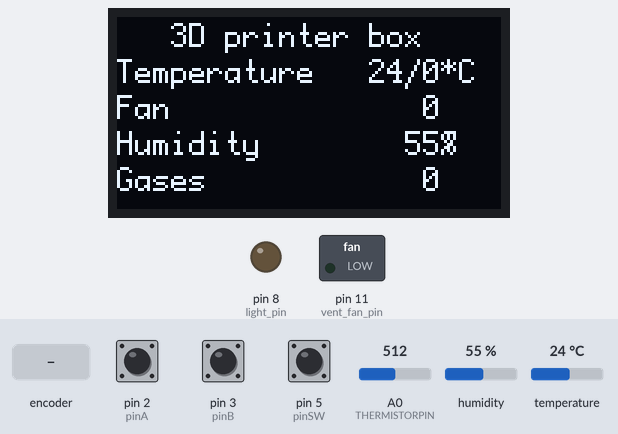
Bench run of a sketch on a simulated Arduino Uno, built with avr-gcc and run on an emulated ATmega328P. On the bench: 128×64 one-colour display, switched loads named in the sketch (green lamp = pin HIGH), output pins drawn as LEDs (lit = HIGH). Inputs (shaded band) come from the test bench; at power-on: pin 5 (pinSW) HIGH, pin 2 (pinA) HIGH, pin 3 (pinB) HIGH, A0 (THERMISTORPIN) = 512, humidity 55 %, temperature 24 °C. EEPROM starts erased; what the sketch prints to the serial monitor is not drawn.

Above: at 1.2 s.
1.3 s: pin 5 (pinSW) pulled LOW for 1 s
At 3.7 s:
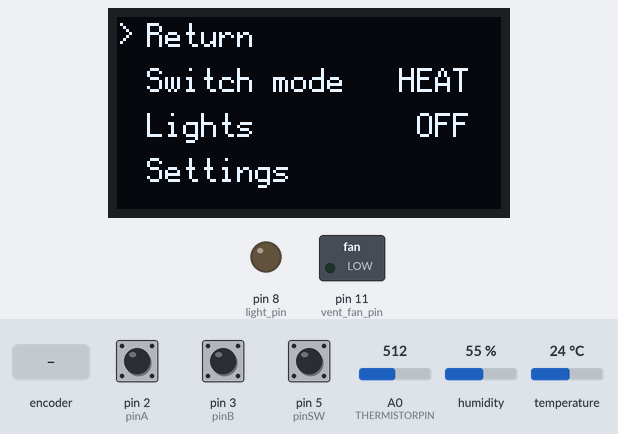
4.2 s: rotary encoder on pin 2 (pinA) / pin 3 (pinB) turned 1 step (first pin leading)
At 6.0 s:
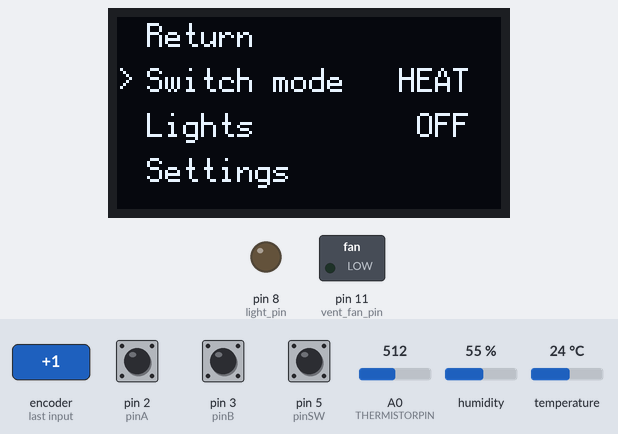
6.7 s: pin 5 (pinSW) pulled LOW for 3.2 s
At 9.6 s:
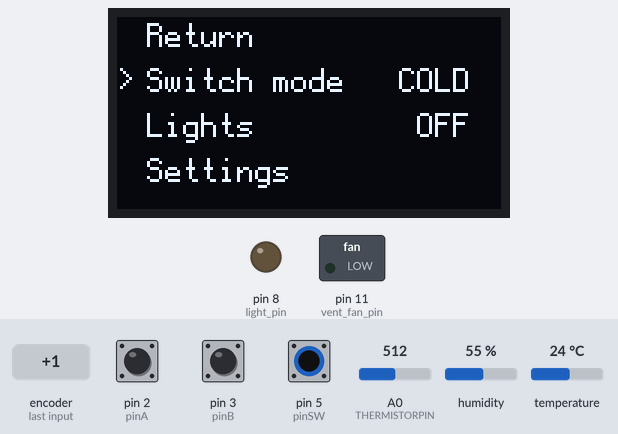
12.0 s: rotary encoder on pin 2 (pinA) / pin 3 (pinB) turned 1 step (first pin leading)
At 13.7 s:
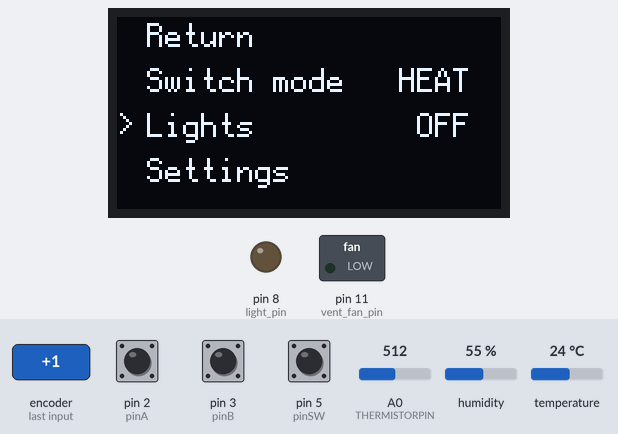
14.4 s: pin 5 (pinSW) pulled LOW for 3.2 s
At 18.7 s:
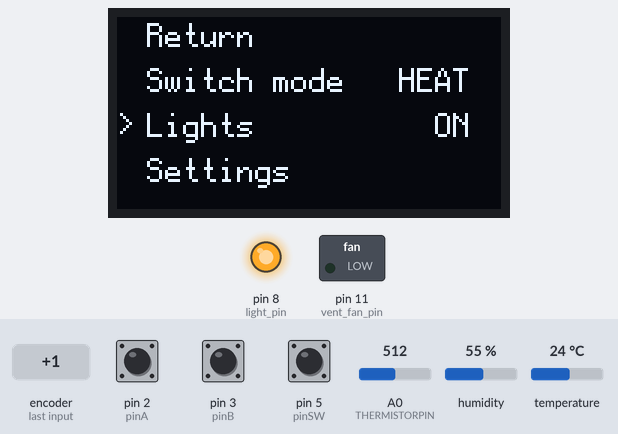
19.1 s: pin 5 (pinSW) pulled LOW for 0.15 s
At 19.6 s:
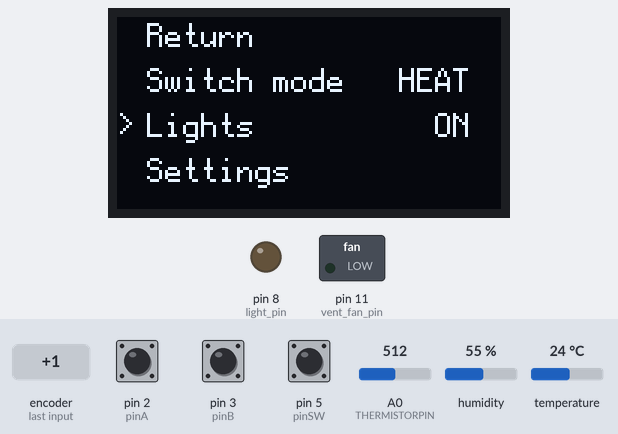
Timing chart, 0 to 22.1 s (numbered marks = the images above; inputs shaded):
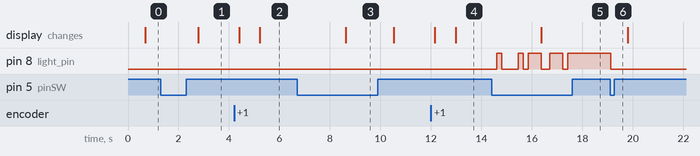

Measured:
- after the input at 1.3 s, the display: changes after 1.5 s (image 1)
- after the input at 4.2 s, the display: first changes after 0.21 s (image 2 shows a later state)
- after the input at 6.7 s, the display: changes after 1.9 s (image 3)
- after the input at 12.0 s, the display: first changes after 0.16 s (image 4 shows a later state)
- after the input at 14.4 s, pin 8 (light_pin): LOW → HIGH after 0.20 s, → LOW 0.20 s later, → HIGH 0.66 s later, → LOW 0.20 s later, … (9 changes in this stretch); the display: changes after 2.0 s (image 5)
- after the input at 19.1 s, pin 8 (light_pin): HIGH → LOW at once

The sketch:

oibox.ino
```cpp
#include <EEPROM.h>
int menu;
int menu_pos;
int pos;
int max_temp =  -1;
int fan_speed;
int target_temp;
bool light = false;
int light_pin = 8;
int vent_fan_pin = 11;
int last_temp_reading;
long int display_last_update;
float temp_term;
int temp_HTU;
int hum_HTU;
int mode = 0;
String modes[2] = {"HEAT", "COLD"};
int lights_state = 0;
String lights[2] = {"OFF", "ON"};
String get_menu_line(String input_word, int * input_number, String mark);
String get_menu_temp(String input_word, int * input_number, int * input_number2);
String get_mode();
String get_line_str(String input_word, String * state);
String menu_item_list[3][6] = {{"5","   3D printer box", get_menu_temp("Temperature",&temp_HTU, &target_temp), get_menu_line("Fan",&fan_speed, " "), get_menu_line("humidity" ,&hum_HTU, "%"), get_menu_line("Gases",123, " ")},
  {"4","Return", get_mode(), get_line_str("Lights", &lights[lights_state]) ,"Settings"},
  {"3","Return", get_menu_line("Max temp",&max_temp, " ") , "Save"}
  };


void setup(void) {
  Serial.begin(115200);
  encoder_prepare();
  menu = 0;
  pos = 0;
  pinMode(light_pin, OUTPUT);
  pinMode(vent_fan_pin, OUTPUT);
  //thermistor
  analogReference(EXTERNAL);

//temp and hum sensor
init_HTUsensor();
last_temp_reading = -2000;
display_last_update = -250;
EEPROM.get(0,max_temp);
if(max_temp == -1){
  Serial.println("saving eeprom default");
  EEPROM.put(0, 40);
  max_temp=40;
}
}

void loop(void) {
  if((millis() - last_temp_reading )> 1000){
  read_term();
  read_htu();
  last_temp_reading = millis();
  keep_target();
  }
  if ((millis()-display_last_update) > 500) {
    display_update();
    display_last_update = millis();
  }
  read_encoder();
}
```

PID.ino
```cpp
//term
// which analog pin to connect
#define THERMISTORPIN A0
// resistance at 25 degrees C
#define THERMISTORNOMINAL 100000
// temp. for nominal resistance (almost always 25 C)
#define TEMPERATURENOMINAL 25
// how many samples to take and average, more takes longer
// but is more 'smooth'
#define NUMSAMPLES 10
// The beta coefficient of the thermistor (usually 3000-4000)
#define BCOEFFICIENT 3950
// the value of the 'other' resistor
#define SERIESRESISTOR 1000

uint16_t samples[NUMSAMPLES];


void read_term(){
  uint8_t i;
  float average;

  // take N samples in a row, with a slight delay
  for (i=0; i< NUMSAMPLES; i++) {
   samples[i] = analogRead(THERMISTORPIN);
   delay(10);
  }

  // average all the samples out
  average = 0;
  for (i=0; i< NUMSAMPLES; i++) {
     average += samples[i];
  }
  average /= NUMSAMPLES;

  //Serial.print("Average analog reading ");
  //Serial.println(average);

  // convert the value to resistance
  average = 1023 / average - 1;
  average = SERIESRESISTOR / average;
  //Serial.print("Thermistor resistance ");
  //Serial.println(average);

  temp_term = average / THERMISTORNOMINAL;     // (R/Ro)
  temp_term = log(temp_term);                  // ln(R/Ro)
  temp_term /= BCOEFFICIENT;                   // 1/B * ln(R/Ro)
  temp_term += 1.0 / (TEMPERATURENOMINAL + 273.15); // + (1/To)
  temp_term = 1.0 / temp_term;                 // Invert
  temp_term -= 273.15;                         // convert to C

  //Serial.print("Temperature ");
  //Serial.print(int(temp_term));
  //Serial.println(" *C");
}
void keep_target(){
  if(mode == 1){
    digitalWrite(vent_fan_pin, HIGH);

  }
  else{
    digitalWrite(vent_fan_pin, LOW);

}
}
```

encoder.ino
```cpp
static int pinA = 2; // Our first hardware interrupt pin is digital pin 2
static int pinB = 3; // Our second hardware interrupt pin is digital pin 3
volatile byte aFlag = 0; // let's us know when we're expecting a rising edge on pinA to signal that the encoder has arrived at a detent
volatile byte bFlag = 0; // let's us know when we're expecting a rising edge on pinB to signal that the encoder has arrived at a detent (opposite direction to when aFlag is set)
volatile byte oldEncPos = 0; //stores the last encoder position value so we can compare to the current reading and see if it has changed (so we know when to print to the serial monitor)
volatile byte reading = 0; //somewhere to store the direct values we read from our interrupt pins before checking to see if we have moved a whole detent
int pinSW  = 5;
int stavSW;

bool temp_change = false;


void encoder_prepare(){
  pinMode(pinA, INPUT_PULLUP); // set pinA as an input, pulled HIGH to the logic voltage (5V or 3.3V for most cases)
  pinMode(pinB, INPUT_PULLUP); // set pinB as an input, pulled HIGH to the logic voltage (5V or 3.3V for most cases)
  attachInterrupt(0,PinA,RISING); // set an interrupt on PinA, looking for a rising edge signal and executing the "PinA" Interrupt Service Routine (below)
  attachInterrupt(1,PinB,RISING); // set an interrupt on PinB, looking for a rising edge signal and executing the "PinB" Interrupt Service Routine (below)
}

void PinA(){
  cli(); //stop interrupts happening before we read pin values
  reading = PIND & 0xC; // read all eight pin values then strip away all but pinA and pinB's values
  if(reading == B00001100 && aFlag) { //check that we have both pins at detent (HIGH) and that we are expecting detent on this pin's rising edge
    if(temp_change ){
      if( max_temp > 0){
      max_temp -=1;  }
    }
    else{
    pos --; //decrement the encoder's position count
    if(pos < 0){
      pos = 0;
    }}
    bFlag = 0; //reset flags for the next turn
    aFlag = 0; //reset flags for the next turn

  }
  else if (reading == B00000100) bFlag = 1; //signal that we're expecting pinB to signal the transition to detent from free rotation
  sei(); //restart interrupts
}

void PinB(){
  cli(); //stop interrupts happening before we read pin values
  reading = PIND & 0xC; //read all eight pin values then strip away all but pinA and pinB's values
  if (reading == B00001100 && bFlag) { //check that we have both pins at detent (HIGH) and that we are expecting detent on this pin's rising edge
    if(temp_change){
      if(max_temp < 60){
      max_temp +=1;  }
    }
    else{
    pos ++; //increment the encoder's position count
    if(pos > menu_item_list[menu][0].toInt()-1){
      pos = menu_item_list[menu][0].toInt()-1;
    } }
    bFlag = 0; //reset flags for the next turn
    aFlag = 0; //reset flags for the next turn

  }
  else if (reading == B00001000) aFlag = 1; //signal that we're expecting pinA to signal the transition to detent from free rotation
  sei(); //restart interrupts
}

void read_encoder(){
     if(oldEncPos != pos) {
    oldEncPos = pos;
  }
  stavSW = digitalRead(pinSW);
  if (stavSW == 0) {
    if (menu == 0){
    menu += 1;
    pos = 0;
    }
    else if(pos == 3){
    menu = 2;
    pos = 0;
    }
    else if(pos == 0 && menu != 0){
    menu -= 1;
    }
    else if(menu == 1 && pos == 1){
      switch_mode();
    }
    else if(menu == 1 &&  pos == 2){
     switch_lights();
    }
    else if(menu == 2 &&  pos == 2){
      EEPROM.put(0,max_temp);
      Serial.print("max_temp saved! ");
      Serial.println(max_temp);
    }

    if(menu == 2 &&  pos == 1 && temp_change == false){
      temp_change = true;
    }
    else if(menu == 2 &&  pos == 1 && temp_change){
      temp_change = false;
    }
  delay(200);
  }
}
```

internal_sensors.ino
```cpp
#include <Wire.h>
#include "SparkFunHTU21D.h"

// inicialize from lib
HTU21D HTUsensor;
void init_HTUsensor(){
HTUsensor.begin();
}
void read_htu(){
// načtení informací o teplotě a vlhkosti
  // do proměnných
  temp_HTU = HTUsensor.readTemperature();
  hum_HTU = HTUsensor.readHumidity();
  if (temp_HTU > 125 | hum_HTU > 100) {
    Serial.println("error commuicating with HTU sensor!");
  }
  else {
   //printing temp
//   Serial.print("HTU21D | TEMP: ");
//   Serial.print(temp_HTU);
//   Serial.print(" deg C | ");
//   Serial.print("HUM: ");
//   Serial.print(hum_HTU);
//   Serial.print("%");
//   Serial.println();
  }
}
```

menu.ino
```cpp
#include "U8glib.h"

U8GLIB_SSD1306_128X64 myOled(U8G_I2C_OPT_NONE);

void draw_screen(){
  myOled.setFont(u8g_font_profont12);
  int i = 1;
  for(i; i <= menu_item_list[menu][0].toInt(); i++){

  if(menu == 0){
   myOled.setPrintPos(0, -2+(i*12));
   }
  else{
     if(i == pos+1){
   myOled.setPrintPos(0, -5+(i*15));
      myOled.print(">");
  }
   myOled.setPrintPos(10, -5+(i*15));
  }
   myOled.print(menu_item_list[menu][i]);
}
}

String get_menu_line(String input_word, int * input_number, String mark){

  String final_str= input_word;
  for(int i = 0; i < (128/6)-(input_word.length()+2+String(*input_number).length()+mark.length()); i++){
final_str += " ";
  }
final_str += String(*input_number);
final_str += mark;
  return final_str;
}


String get_menu_temp(String input_word, int * input_number, int * input_number2){

  String final_str= input_word;
  for(int i = 0; i < (128/6)-(input_word.length()+4+String(*input_number).length()+String(*input_number2).length()); i++){
final_str += " ";
  }
final_str += String(*input_number);
final_str += "/";
final_str += String(*input_number2);
final_str += "*C";
  return final_str;
}

String get_mode(){

return  "Switch mode   "+ modes[mode];
}

String get_line_str(String input_word, String * state){
   String final_str = input_word;
  for(int i = 0; i < (128/6)-(input_word.length()+3+(*state).length()); i++){
final_str += " ";
  }
final_str += *state;
return final_str;
}
void display_update(){

    menu_item_list[0][2] = get_menu_temp("Temperature", &temp_HTU, &target_temp);
    menu_item_list[0][3] = get_menu_line("Fan",&fan_speed, " ");
    menu_item_list[0][4] = get_menu_line("Humidity" ,&hum_HTU, "%");
    menu_item_list[0][5] = get_menu_line("Gases",123, " ");
    menu_item_list[2][2] = get_menu_line("Max temp",&max_temp, " ");
    menu_item_list[1][2] = get_mode();
    menu_item_list[1][3] = get_line_str("Lights", &lights[lights_state]);
    myOled.firstPage();
    do {
      draw_screen();
    } while( myOled.nextPage() );
}
```

tools.ino
```cpp
void switch_mode(){
  if(mode == 0){
    mode=1;
    target_temp = 0;
    fan_speed=255;
  }
  else{
    mode = 0;
    target_temp = max_temp;
  }
}
void switch_lights(){
  Serial.println("Switching");
  if (lights_state == 1){
    lights_state = 0;
    digitalWrite(light_pin, LOW);
  }
  else{
    lights_state = 1;
    digitalWrite(light_pin, HIGH);
  }
}
```
